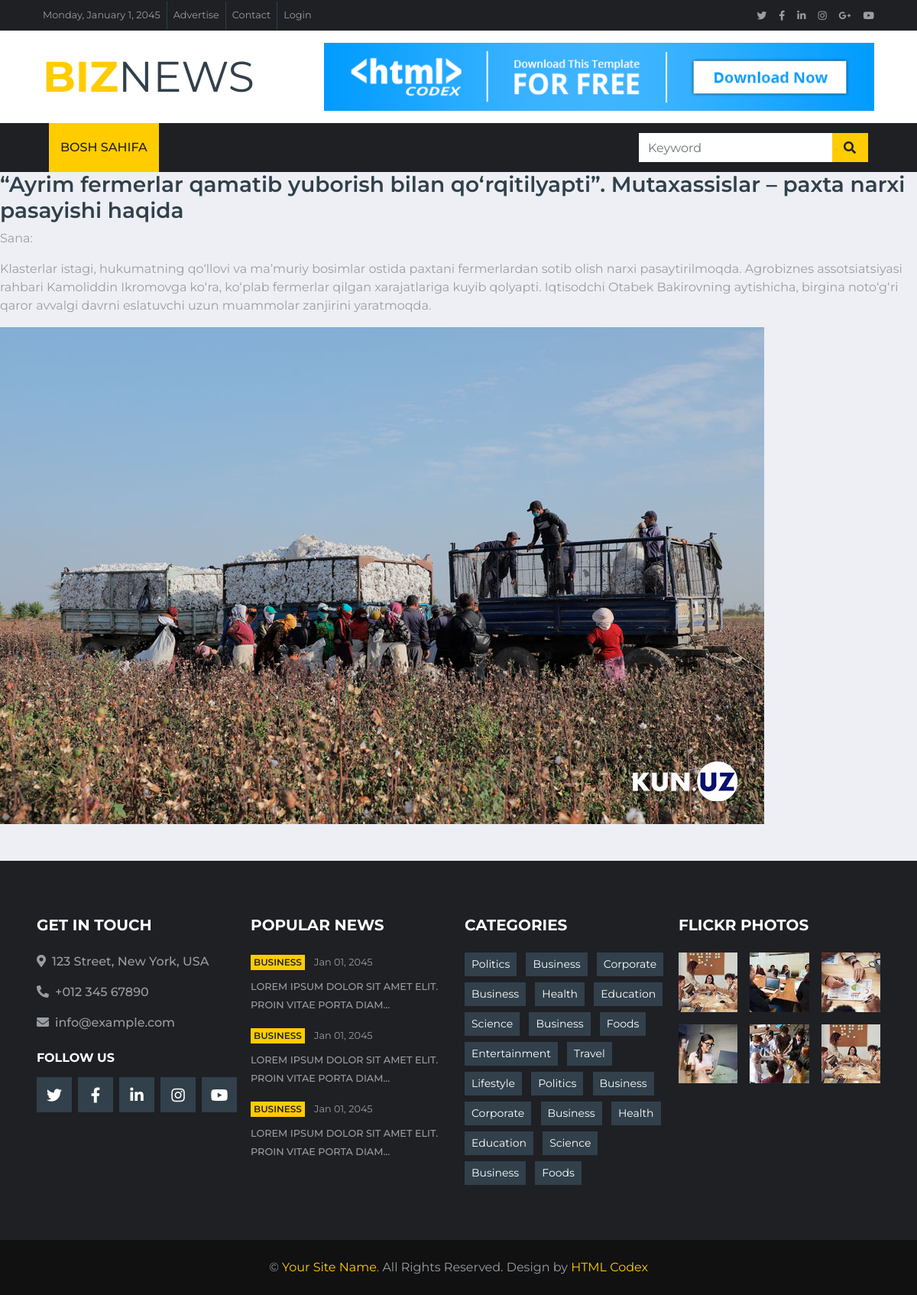
The page /news/22/ on the database its author committed.
### news_app/models.py (models this page shows, shortened)
class News(models.Model):
    class Status(models.TextChoices):
        DRAFT = 'DF','Draft'
        Published = 'PB','Published'
    title = models.CharField(max_length=300)
    slug = models.SlugField(max_length=300)
    body = models.TextField()
    image = models.ImageField(upload_to='news/image')
    category = models.ForeignKey(Category,on_delete=models.CASCADE)
    publish_time = models.DateTimeField(default=timezone.now())
    created_time = models.DateTimeField(auto_created=True)
    update_time = models.DateTimeField(auto_created=True)
    status = models.CharField(max_length=2,
                              choices=Status.choices,
                              default=Status.DRAFT)
    objects = models.Manager()
    published = PublishedManager()
    class Meta:
        ordering = ["-publish_time"]

### news_app/views.py (the view)
# urls.py: path("news/<int:id>/",news_detail, name='news_detail_page'),
def news_detail(request, id):
    news = get_object_or_404(News, id=id, status=News.Status.Published)
    context = {
        'news': news
    }
    return render(request, "news/news_detail.html", context=context)

### templates/news/news_detail.html
{% extends "news/base.html" %}
{% load static %}
{% block content %}
    <h3>{{ news.title }}</h3>
    <p>Sana: {{ news.published_time }}</p>
    <p>{{ news.body }}</p>
    <img src="{{ news.image.url }}">
{% endblock content %}

### rows shown on the page
News: title "“Ayrim fermerlar qamatib yuborish bilan qo‘rqitilyapti”. Mutaxassislar – paxta narxi pasayishi haqida", body "Klasterlar istagi, hukumatning qo‘llovi va ma’muriy bosimlar ostida paxtani fermerlardan sotib olish narxi pasaytirilmoqda. Agrobiznes assotsiatsiyasi rahbari Kamoliddin Ikromovga ko‘ra, ko‘plab fermerlar qilgan xarajatlariga kuyib qolyapti. Iqtisodchi Otabek Bakirovning aytishicha, birgina noto‘g‘ri qaror avvalgi davrni eslatuvchi uzun muammolar zanjirini yaratmoqda.", image (picture)
